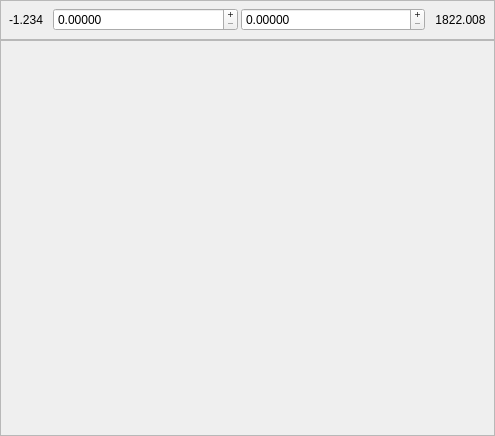
<?xml version="1.0" encoding="UTF-8"?>
<ui version="4.0">
 <class>wWatchScalar</class>
 <widget class="QWidget" name="wWatchScalar">
  <property name="geometry">
   <rect>
    <x>0</x>
    <y>0</y>
    <width>495</width>
    <height>436</height>
   </rect>
  </property>
  <property name="mouseTracking">
   <bool>false</bool>
  </property>
  <property name="focusPolicy">
   <enum>Qt::NoFocus</enum>
  </property>
  <property name="windowTitle">
   <string/>
  </property>
  <property name="windowIcon">
   <iconset>
    <normaloff/>
   </iconset>
  </property>
  <layout class="QVBoxLayout">
   <property name="spacing">
    <number>0</number>
   </property>
   <property name="margin">
    <number>0</number>
   </property>
   <item>
    <widget class="QFrame" name="frame_2">
     <property name="maximumSize">
      <size>
       <width>16777215</width>
       <height>40</height>
      </size>
     </property>
     <property name="frameShape">
      <enum>QFrame::StyledPanel</enum>
     </property>
     <property name="frameShadow">
      <enum>QFrame::Raised</enum>
     </property>
     <layout class="QHBoxLayout">
      <property name="spacing">
       <number>3</number>
      </property>
      <property name="margin">
       <number>1</number>
      </property>
      <item>
       <widget class="QToolButton" name="tbMin">
        <property name="focusPolicy">
         <enum>Qt::NoFocus</enum>
        </property>
        <property name="text">
         <string>-1.234</string>
        </property>
        <property name="autoRaise">
         <bool>true</bool>
        </property>
       </widget>
      </item>
      <item>
       <widget class="QDoubleSpinBox" name="sbMin">
        <property name="focusPolicy">
         <enum>Qt::NoFocus</enum>
        </property>
        <property name="alignment">
         <set>Qt::AlignLeading</set>
        </property>
        <property name="buttonSymbols">
         <enum>QAbstractSpinBox::PlusMinus</enum>
        </property>
        <property name="decimals">
         <number>5</number>
        </property>
       </widget>
      </item>
      <item>
       <widget class="QDoubleSpinBox" name="sbMax">
        <property name="focusPolicy">
         <enum>Qt::NoFocus</enum>
        </property>
        <property name="buttonSymbols">
         <enum>QAbstractSpinBox::PlusMinus</enum>
        </property>
        <property name="decimals">
         <number>5</number>
        </property>
       </widget>
      </item>
      <item>
       <widget class="QToolButton" name="tbMax">
        <property name="focusPolicy">
         <enum>Qt::NoFocus</enum>
        </property>
        <property name="text">
         <string>1822.008</string>
        </property>
        <property name="autoRaise">
         <bool>true</bool>
        </property>
       </widget>
      </item>
     </layout>
    </widget>
   </item>
   <item>
    <widget class="QFrame" name="fContent">
     <property name="mouseTracking">
      <bool>true</bool>
     </property>
     <property name="focusPolicy">
      <enum>Qt::NoFocus</enum>
     </property>
     <property name="frameShape">
      <enum>QFrame::StyledPanel</enum>
     </property>
     <property name="frameShadow">
      <enum>QFrame::Raised</enum>
     </property>
    </widget>
   </item>
  </layout>
 </widget>
 <resources/>
 <connections/>
</ui>
